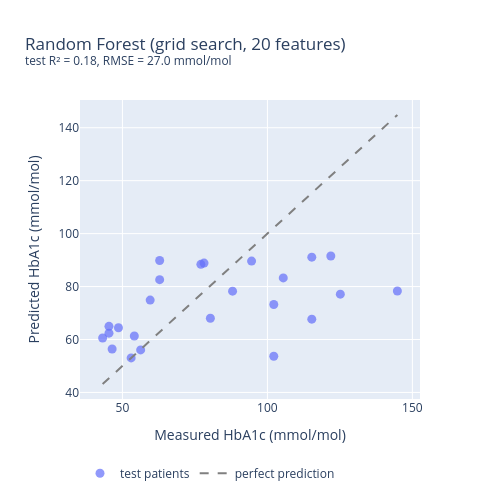

The notebook cell this image was saved under:
### Markdown cell above
## 5. Measured vs predicted HbA1c: best Random Forest

The best forest by validation R² is the grid-searched model on the 20 features (`01_random_forest.ipynb`, experiment 4). The same search space and 5-fold CV on the training split are used here, so the model is the same as in that notebook.

### Code cell
# Best Random Forest: grid search on the 20-feature set, trained on the training split
rf_cols = ['tar', 'tbr', 'age', 'gender', 'bmi', 'diabetes_type', 'diabetes_duration',
           'cgm_mean', 'cgm_std', 'cgm_min', 'cgm_max', 'cgm_cv', 'cgm_q25', 'cgm_q75',
           'cgm_iqr', 'glucose_variability', 'n_hypo_events', 'n_hyper_events',
           'rapid_changes', 'mean_excursion']
param_grid = {
    'max_depth': [5, 8, 10, 15, 20],
    'min_samples_split': [2, 5, 10, 15],
    'min_samples_leaf': [1, 2, 4, 8],
    'max_features': ['sqrt', 'log2'],
}
search = GridSearchCV(RandomForestRegressor(random_state=42, n_jobs=-1), param_grid,
                      cv=5, scoring='r2').fit(train[rf_cols], train['hba1c'])
print('Best parameters:', search.best_params_)
print(f'Best CV R²: {search.best_score_:.4f}')
pred_rf = search.best_estimator_.predict(test[rf_cols])

fig = gt_vs_pred(test['hba1c'], pred_rf, 'Random Forest (grid search, 20 features)')
save_figure(fig, 'rf_gt_vs_pred.png', width=500, height=500)
fig

### Figure 1 — Plotly figure (JSON) as saved in the notebook; plotly's stock layout.template omitted (floating-point values rounded to 4 significant figures)
{"data": [{"marker": {"opacity": 0.7, "size": 9}, "mode": "markers", "name": "test patients", "type": "scatter", "x": [43.17, 121.9, 105.5, 144.8, 54.1, 115.3, 53.01, 59.57, 46.45, 62.85, 125.1, 94.54, 102.2, 87.99, 77.06, 115.3, 56.29, 45.36, 45.36, 80.33, 102.2, 62.85, 48.64, 78.15], "y": [60.56, 91.52, 83.26, 78.32, 61.31, 67.68, 53.04, 74.88, 56.42, 89.83, 77.14, 89.62, 53.68, 78.25, 88.38, 91.12, 56.07, 62.38, 64.98, 68.04, 73.24, 82.61, 64.44, 88.87]}, {"line": {"color": "grey", "dash": "dash"}, "mode": "lines", "name": "perfect prediction", "type": "scatter", "x": [43.17, 144.8], "y": [43.17, 144.8]}], "layout": {"height": 500, "legend": {"orientation": "h", "y": -0.2}, "title": {"text": "Random Forest (grid search, 20 features)<br><sup>test R² = 0.18, RMSE = 27.0 mmol/mol</sup>"}, "width": 500, "xaxis": {"title": {"text": "Measured HbA1c (mmol/mol)"}}, "yaxis": {"title": {"text": "Predicted HbA1c (mmol/mol)"}}}}
